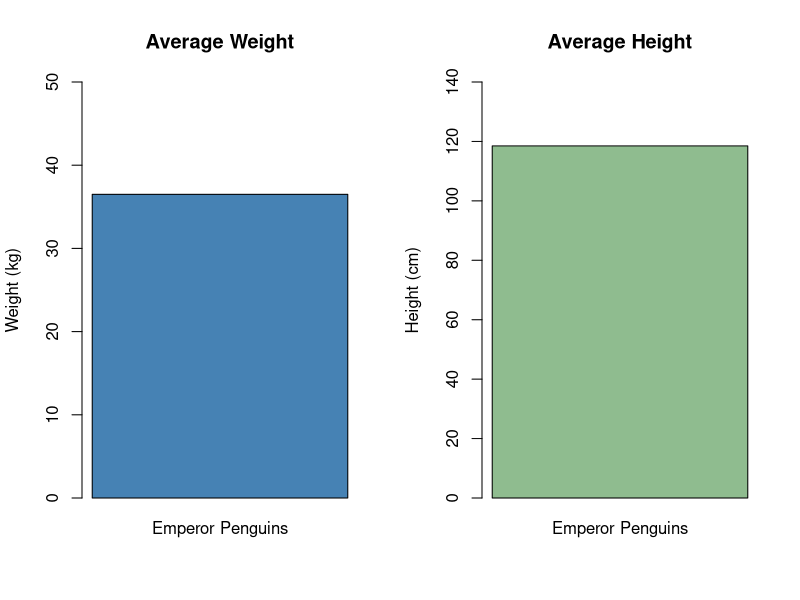

Write R code to recreate this figure.
# Emperor Penguin - Average Weight and Height
# Example data for 10 penguins

# Note: These are simulated values, not real penguin measurements.

# 1. Create dataset
penguins <- data.frame(
  weight_kg = c(32, 38, 35, 40, 36, 34, 39, 37, 33, 41),
  height_cm = c(115, 120, 118, 123, 117, 112, 121, 119, 116, 124)
)

# 1.a Create a parallel dataset with random values
penguins1 <- data.frame(
  weight_kg = sample.int(45, 10),
  height_cm = sample.int(150, 10)
)

# 2. Calculate averages
avg_weight <- mean(penguins$weight_kg)
avg_height <- mean(penguins$height_cm)

# 3. Create two plots side by side
par(mfrow = c(1, 2))

# Plot average weight
barplot(
  avg_weight,
  main = "Average Weight",
  ylab = "Weight (kg)",
  col = "steelblue",
  ylim = c(0, 50),
  names.arg = "Emperor Penguins"
)

# Plot average height
barplot(
  avg_height,
  main = "Average Height",
  ylab = "Height (cm)",
  col = "darkseagreen",
  ylim = c(0, 140),
  names.arg = "Emperor Penguins"
)

# 4. Reset plotting layout
par(mfrow = c(1, 1))

# 5. Print results
cat("Number of penguins:", nrow(penguins), "\n")
cat("Average weight:", avg_weight, "kg\n")
cat("Average height:", avg_height, "cm\n")
